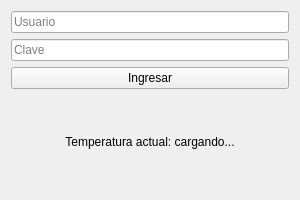
<?xml version="1.0" encoding="UTF-8"?>
<ui version="4.0">
 <class>LoginWindow</class>
 <widget class="QWidget" name="LoginWindow">
  <property name="geometry">
   <rect>
    <x>0</x>
    <y>0</y>
    <width>300</width>
    <height>200</height>
   </rect>
  </property>
  <property name="windowTitle">
   <string>Login</string>
  </property>
  <layout class="QVBoxLayout" name="verticalLayout">
   <item>
    <widget class="QLineEdit" name="usuarioLineEdit">
     <property name="placeholderText">
      <string>Usuario</string>
     </property>
    </widget>
   </item>
   <item>
    <widget class="QLineEdit" name="claveLineEdit">
     <property name="placeholderText">
      <string>Clave</string>
     </property>
     <property name="echoMode">
      <enum>QLineEdit::Password</enum>
     </property>
    </widget>
   </item>
   <item>
    <widget class="QPushButton" name="loginButton">
     <property name="text">
      <string>Ingresar</string>
     </property>
    </widget>
   </item>
   <item>
    <widget class="QLabel" name="temperaturaLabel">
     <property name="text">
      <string>Temperatura actual: cargando...</string>
     </property>
     <property name="alignment">
      <set>Qt::AlignCenter</set>
     </property>
    </widget>
   </item>
  </layout>
 </widget>
 <resources/>
 <connections/>
</ui>
